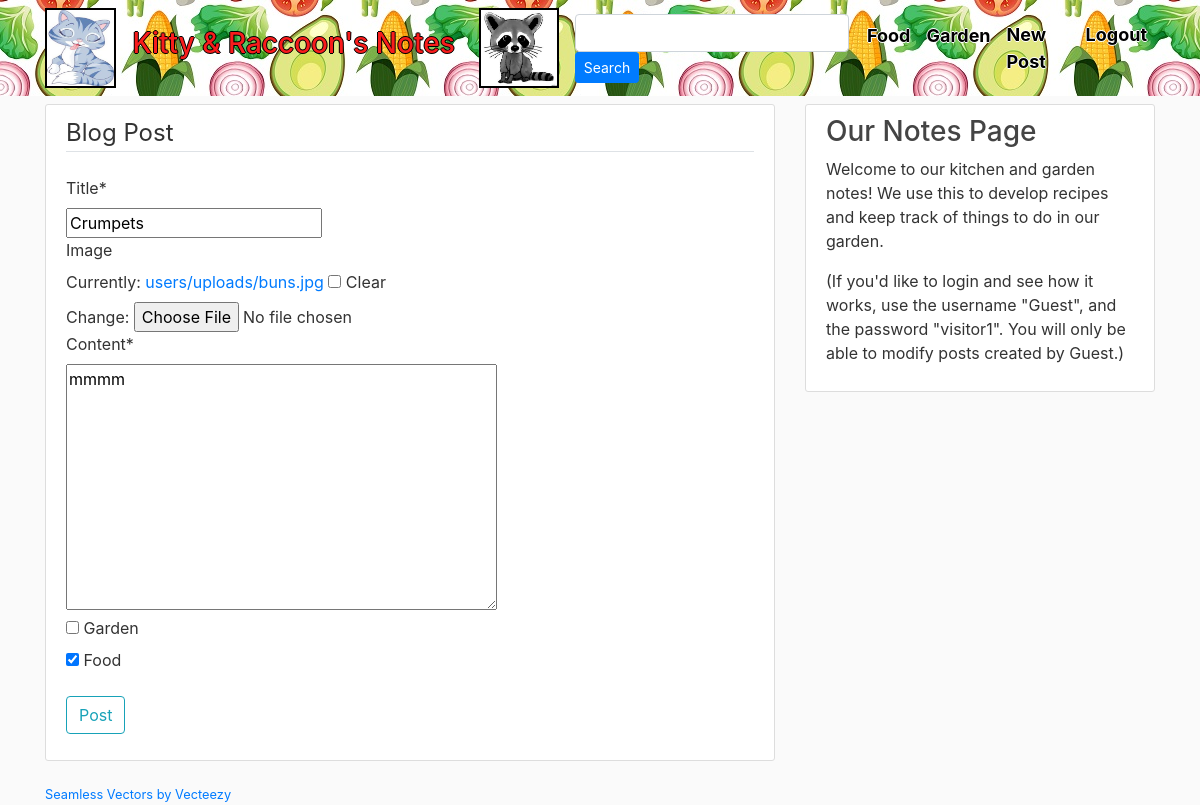
Page /krnotes/post/30/update/ (signed in) on the committed database.
### krnotes/models.py (models this page shows, shortened)
class Post(models.Model):
    title = models.CharField(max_length=100)
    image = models.ImageField(blank=True, upload_to='users/uploads')
    content = models.TextField()
    date_posted = models.DateTimeField(default=timezone.now)
    garden = models.BooleanField(default=False)
    food = models.BooleanField(default=False)
    author = models.ForeignKey(User, on_delete=models.CASCADE)

### krnotes/views.py (the view, shortened to what this page needs)
# urls.py: path('post/<int:pk>/update/', PostUpdateView.as_view(), name='post-update'),
class PostUpdateView(LoginRequiredMixin, UserPassesTestMixin, UpdateView):
    model = Post
    fields = ['title', 'image', 'content', 'garden', 'food']
    success_url = '/krnotes'
    def test_func(self):
        post = self.get_object()
        if self.request.user == post.author:
            return True
        return False

### krnotes/templates/krnotes/post_form.html (shortened to what this page needs)
{% extends "krnotes/base.html" %}
{% load crispy_forms_tags %}
{% block content %}
    <div class="content-section">
        <form method="POST" enctype="multipart/form-data">
            <fieldset class="form-group">
                <legend class="border-bottom mb-4">Blog Post</legend>
                {{ form|crispy }}
            </fieldset>
            <div class="form-group">
                <button class="btn btn-outline-info" type="submit">Post</button>
            </div>
        </form>
    </div>
{% endblock content %}

### krnotes/static/krnotes/main.css (style rules this page uses)
body { background: #fafafa; color: #333333; margin-top: 5rem; }
.content-section { background: #ffffff; padding: 10px 20px; border: 1px solid #dddddd; border-radius: 3px; margin-bottom: 20px; }

### rows in the picture
Post: title "Crumpets", content "mmmm", food "☑"
